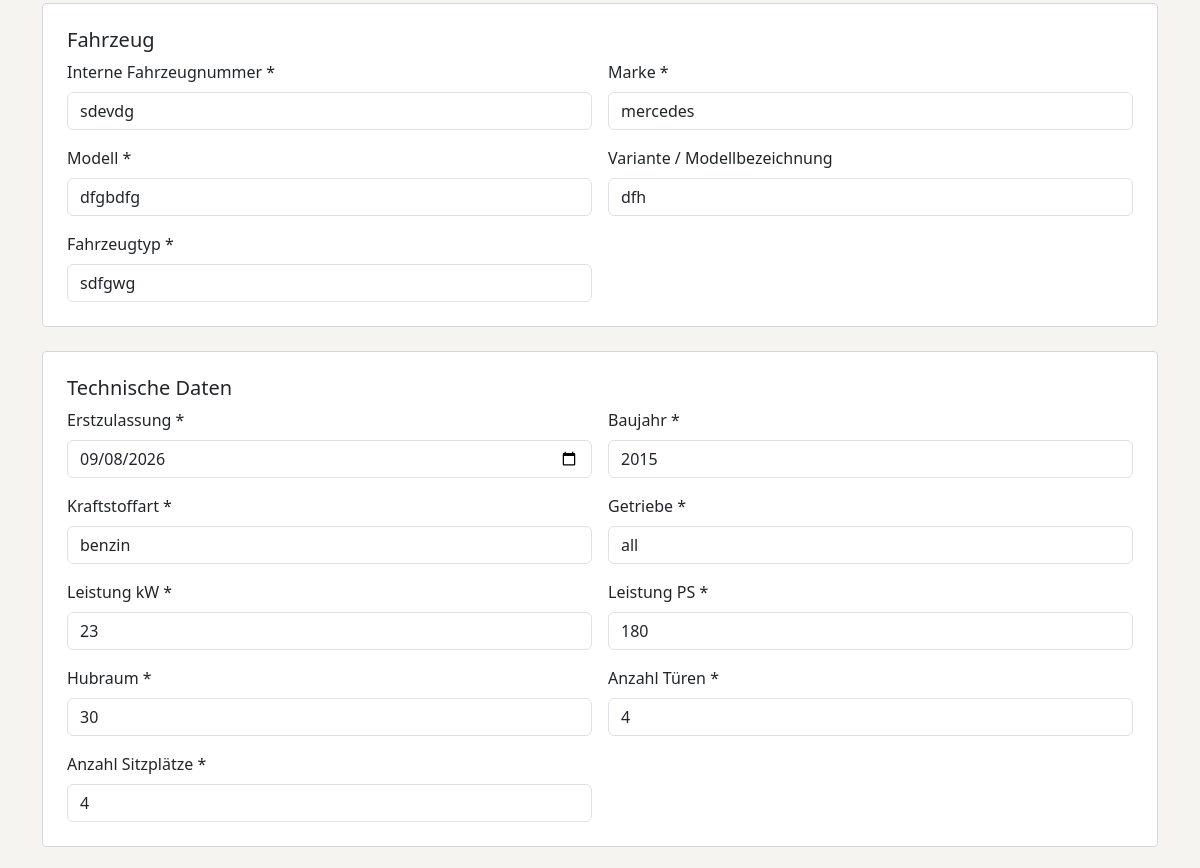
Page /verwaltung/fahrzeuge/1/bearbeiten/ (signed in, middle part) on the earlier database version.
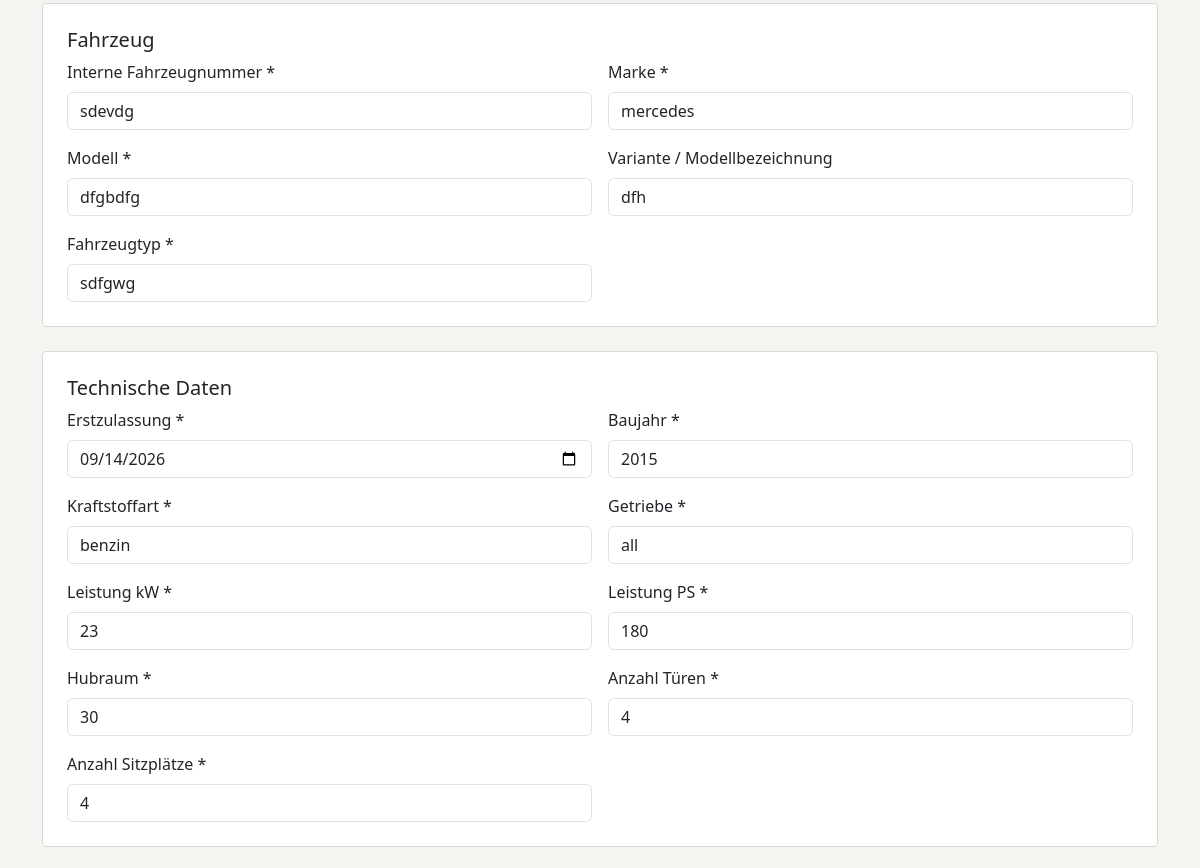
Same page on the later database version.
### vehicles/models.py (models this page shows, shortened)
class Vehicle(models.Model):
    internal_number = models.CharField(max_length=50, unique=True, verbose_name="Interne Fahrzeugnummer")
    brand = models.CharField(max_length=100, verbose_name="Marke")
    model = models.CharField(max_length=120, verbose_name="Modell")
    variant = models.CharField(max_length=150, blank=True, verbose_name="Variante / Modellbezeichnung")
    vehicle_type = models.CharField(max_length=80, verbose_name="Fahrzeugtyp")
    first_registration = models.DateField(verbose_name="Erstzulassung")
    year = models.PositiveIntegerField(verbose_name="Baujahr")
    mileage = models.PositiveIntegerField(verbose_name="Kilometerstand")
    fuel_type = models.CharField(max_length=60, verbose_name="Kraftstoffart")
    transmission = models.CharField(max_length=50, verbose_name="Getriebe")
    power_kw = models.PositiveIntegerField(verbose_name="Leistung kW")
    power_ps = models.PositiveIntegerField(verbose_name="Leistung PS")
    engine_capacity = models.PositiveIntegerField(verbose_name="Hubraum")
    doors = models.PositiveIntegerField(verbose_name="Anzahl Türen")
    seats = models.PositiveIntegerField(verbose_name="Anzahl Sitzplätze")
    exterior_color = models.CharField(max_length=80, verbose_name="Außenfarbe")
    interior_equipment = models.CharField(max_length=200, blank=True, verbose_name="Innenausstattung")
    vin = models.CharField(max_length=50, blank=True, verbose_name="FIN / Fahrgestellnummer")
    previous_owners = models.PositiveIntegerField(default=0, verbose_name="Anzahl Vorbesitzer")
    hu_valid_until = models.DateField(blank=True, null=True, verbose_name="HU gültig bis")
    purchase_price = models.DecimalField(max_digits=12, decimal_places=2, verbose_name="Einkaufspreis")
    sale_price = models.DecimalField(max_digits=12, decimal_places=2, verbose_name="Verkaufspreis")
    description = models.TextField(blank=True, verbose_name="Beschreibung")
    equipment = models.TextField(blank=True, verbose_name="Ausstattung")
    status = models.CharField(
        max_length=30,
        choices=VehicleStatus.choices,
        default=VehicleStatus.IN_PREPARATION,
        verbose_name="Status",
    )
    is_published = models.BooleanField(default=False, verbose_name="Veröffentlicht")
    public_visible = models.BooleanField(default=False, verbose_name="Öffentlich sichtbar")
    created_at = models.DateTimeField(default=timezone.now, verbose_name="Datum der Aufnahme")
    updated_at = models.DateTimeField(auto_now=True, verbose_name="Datum der letzten Änderung")
    class Meta:
        ordering = ["-updated_at"]
        verbose_name = "Fahrzeug"
        verbose_name_plural = "Fahrzeuge"
    @property
    def is_publicly_listed(self) -> bool:
        return self.is_published and self.public_visible and self.status == VehicleStatus.AVAILABLE

### vehicles/views.py (the view)
# urls.py: path("fahrzeuge/<int:pk>/bearbeiten/", canonical_redirect, {"route_name": "vehicle_update"}),
@login_required(login_url="login")
@permission_required(('vehicles.view_vehicle', 'vehicles.change_vehicle'), raise_exception=True)
def vehicle_update(request, pk):
    vehicle = get_object_or_404(Vehicle, pk=pk)
    form = VehicleForm(request.POST or None, instance=vehicle)
    if request.method == "POST" and form.is_valid():
        form.save()
        messages.success(request, "Fahrzeug wurde erfolgreich bearbeitet.")
        return redirect("vehicle_update", pk=vehicle.pk)
    return render(request, "admin/vehicle_form.html", {"form": form, "vehicle": vehicle, "title": "Fahrzeug bearbeiten", "active_section": "data", "has_images": vehicle.images.exists()})

### vehicles/forms.py (called while the page is built)
    def field_groups(self):
        groups = [
            ("Verkauf & Bestand", ["sale_price", "mileage", "status"]),
            ("Fahrzeug", ["internal_number", "brand", "model", "variant", "vehicle_type"]),
            ("Technische Daten", ["first_registration", "year", "fuel_type", "transmission", "power_kw", "power_ps", "engine_capacity", "doors", "seats"]),
            ("Zustand & Ausstattung", ["exterior_color", "interior_equipment", "previous_owners", "hu_valid_until", "equipment", "description"]),
            ("Interne Angaben", ["purchase_price", "vin"]),
        ]
        return [(title, [self[name] for name in names]) for title, names in groups]

### templates/admin/vehicle_form.html (shortened to what this page needs)
{% extends "admin/base.html" %}
{% block content %}
<div class="container py-4">
    <form method="post" novalidate data-unsaved-form{% if form.errors %} data-unsaved-errors{% endif %}>
        {% for title, fields in form.field_groups %}
            <fieldset class="card p-4 mb-4">
                <legend class="h5">{{ title }}</legend>
                <div class="row g-3">
                    {% for field in fields %}
                        <div class="{% if field.name == 'description' or field.name == 'equipment' %}col-12{% else %}col-md-6{% endif %}">
                            <label for="{{ field.id_for_label }}" class="form-label">{{ field.label }}{% if field.field.required %} *{% endif %}</label>
                            {{ field }}
                        </div>
                    {% endfor %}
                </div>
            </fieldset>
        {% endfor %}
    </form>
</div>
{% endblock %}

Differences in the rows shown:
changed Vehicle "sdevdg": first_registration "09/08/2026" → "09/14/2026"
